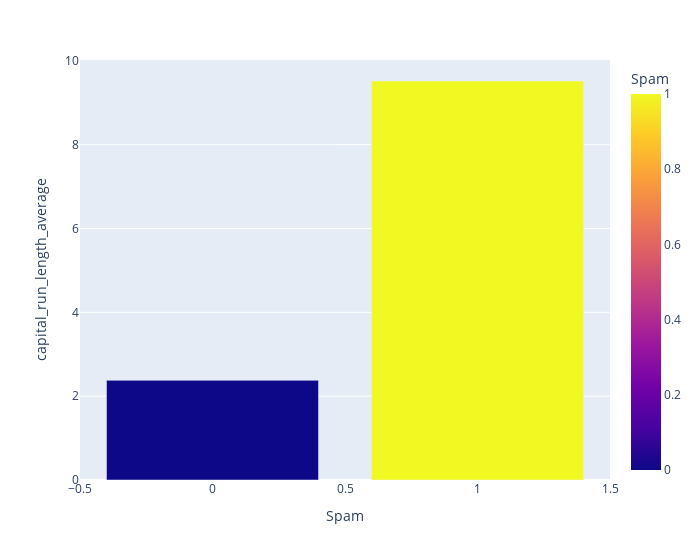

Notebook code cell kept with this figure:
### Code cell
df_CR_Tot=df.groupby('Spam', as_index=False)['capital_run_length_average'].mean()
fig=px.bar(df_CR_Tot,x='Spam',y='capital_run_length_average',width=700, color='Spam')
fig.show()

### Figure 1 — Plotly figure (JSON) as saved in the notebook; plotly's stock layout.template omitted (floating-point values rounded to 4 significant figures)
{"data": [{"alignmentgroup": "True", "hovertemplate": "Spam=%{marker.color}<br>capital_run_length_average=%{y}<extra></extra>", "legendgroup": "", "marker": {"color": [0, 1], "coloraxis": "coloraxis", "pattern": {"shape": ""}}, "name": "", "offsetgroup": "", "orientation": "v", "showlegend": false, "textposition": "auto", "type": "bar", "x": [0, 1], "xaxis": "x", "y": [2.377, 9.519], "yaxis": "y"}], "layout": {"barmode": "relative", "coloraxis": {"colorbar": {"title": {"text": "Spam"}}, "colorscale": [[0, "#0d0887"], [0.1111, "#46039f"], [0.2222, "#7201a8"], [0.3333, "#9c179e"], [0.4444, "#bd3786"], [0.5556, "#d8576b"], [0.6667, "#ed7953"], [0.7778, "#fb9f3a"], [0.8889, "#fdca26"], [1, "#f0f921"]]}, "legend": {"tracegroupgap": 0}, "margin": {"t": 60}, "width": 700, "xaxis": {"anchor": "y", "domain": [0, 1], "title": {"text": "Spam"}}, "yaxis": {"anchor": "x", "domain": [0, 1], "title": {"text": "capital_run_length_average"}}}}
